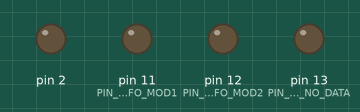
Simulated run of this sketch. Board: Arduino Uno, built with avr-gcc and run on an emulated ATmega328P. Parts: output pins drawn as LEDs (lit = HIGH).

Above: at 0.1 s.
At 5.1 s:
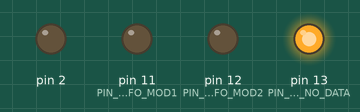
Timing chart, 0 to 6.6 s (numbered marks = the images above):
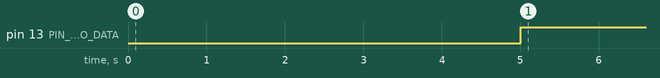

The sketch:

relay_leds.ino
```cpp
/*
 * DMX Shield RECV on, w/ pins D3 and D4 aside
 * Wire from RX/D0 to D4
 * Wire from TX/D1 to D3
 */

#include <DMXSerial.h>

// connects to DE on the DMX shield -> GND to disable it
#define PIN_DE_GND (5)

// DMX channels used to communicate w/ the relay
#define DMX_CHANNEL_MOD1 (1)
#define DMX_CHANNEL_MOD2 (2)

// DMX values used to communicate w/ the relay
#define DMX_VALUE_BRAKE_ON (1)
#define DMX_VALUE_BRAKE_OFF (2)

// LEDs used to see the state sent for the modules
#define PIN_LED_INFO_MOD1 (11)
#define PIN_LED_INFO_MOD2 (12)

#define PIN_LED_INFO_NO_DATA (13)

void setup() {
  // set DmxShield's DE to GND, to let the shield work as a received
  pinMode(PIN_DE_GND, OUTPUT);
  digitalWrite(PIN_DE_GND, LOW);

  // info leds, off by default
  pinMode(PIN_LED_INFO_MOD1, OUTPUT);
  pinMode(PIN_LED_INFO_MOD2, OUTPUT);
  pinMode(PIN_LED_INFO_NO_DATA, OUTPUT);
  digitalWrite(PIN_LED_INFO_MOD1, LOW);
  digitalWrite(PIN_LED_INFO_MOD2, LOW);
  digitalWrite(PIN_LED_INFO_NO_DATA, LOW);

  DMXSerial.init(DMXReceiver);
}

void loop() {
  // show if no DMX data received for more than 5s
  digitalWrite(PIN_LED_INFO_NO_DATA, (DMXSerial.noDataSince() > 5000)? HIGH : LOW);

  digitalWrite(PIN_LED_INFO_MOD1, (DMXSerial.read(DMX_CHANNEL_MOD1) == DMX_VALUE_BRAKE_ON) ? HIGH : LOW);
  digitalWrite(PIN_LED_INFO_MOD2, (DMXSerial.read(DMX_CHANNEL_MOD2) == DMX_VALUE_BRAKE_ON) ? HIGH : LOW);
}
```

Measured:
- by itself, pin 13 (PIN_LED_INFO_NO_DATA): LOW → HIGH at 5.0 s
